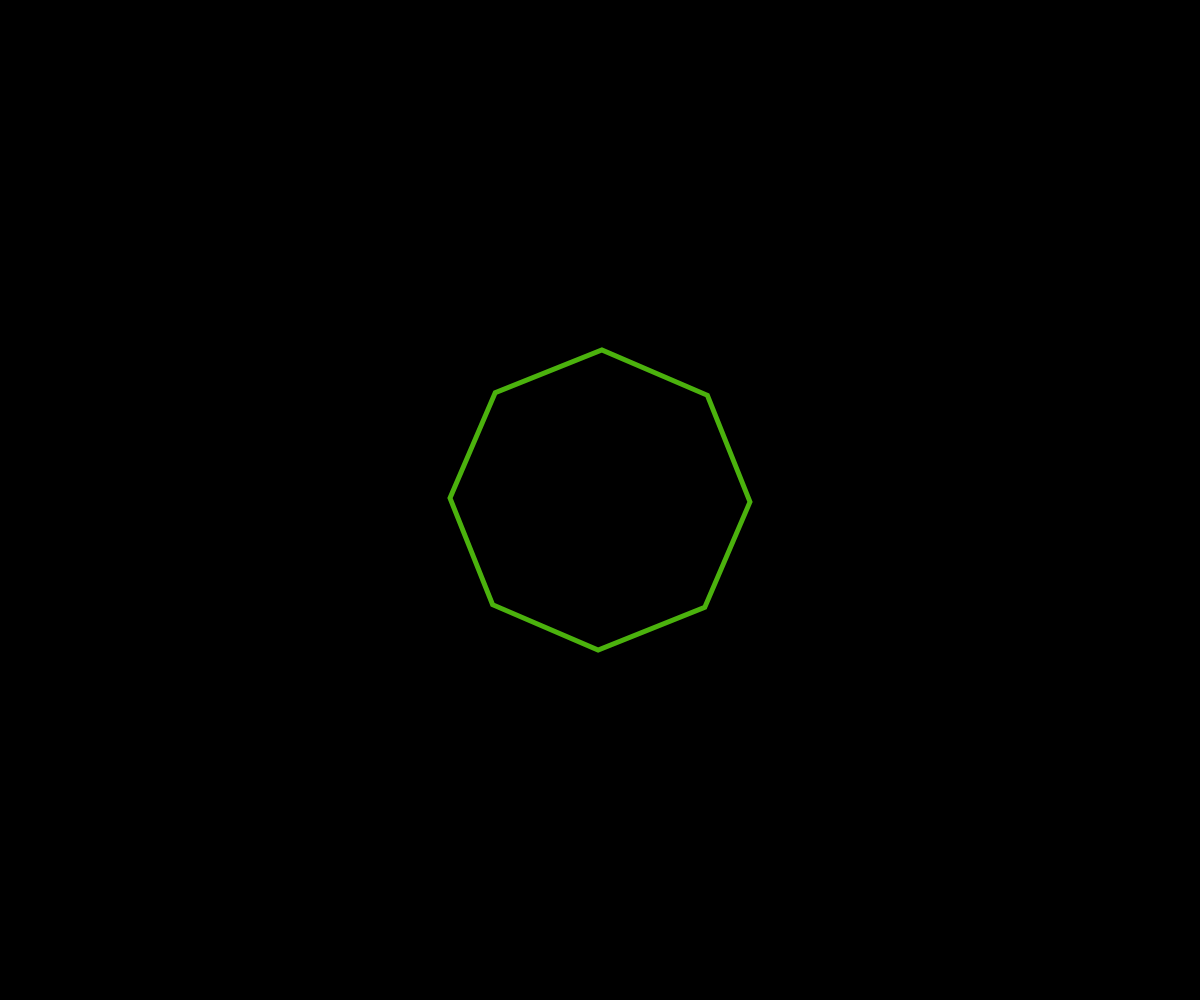
Frame 1 (no input)
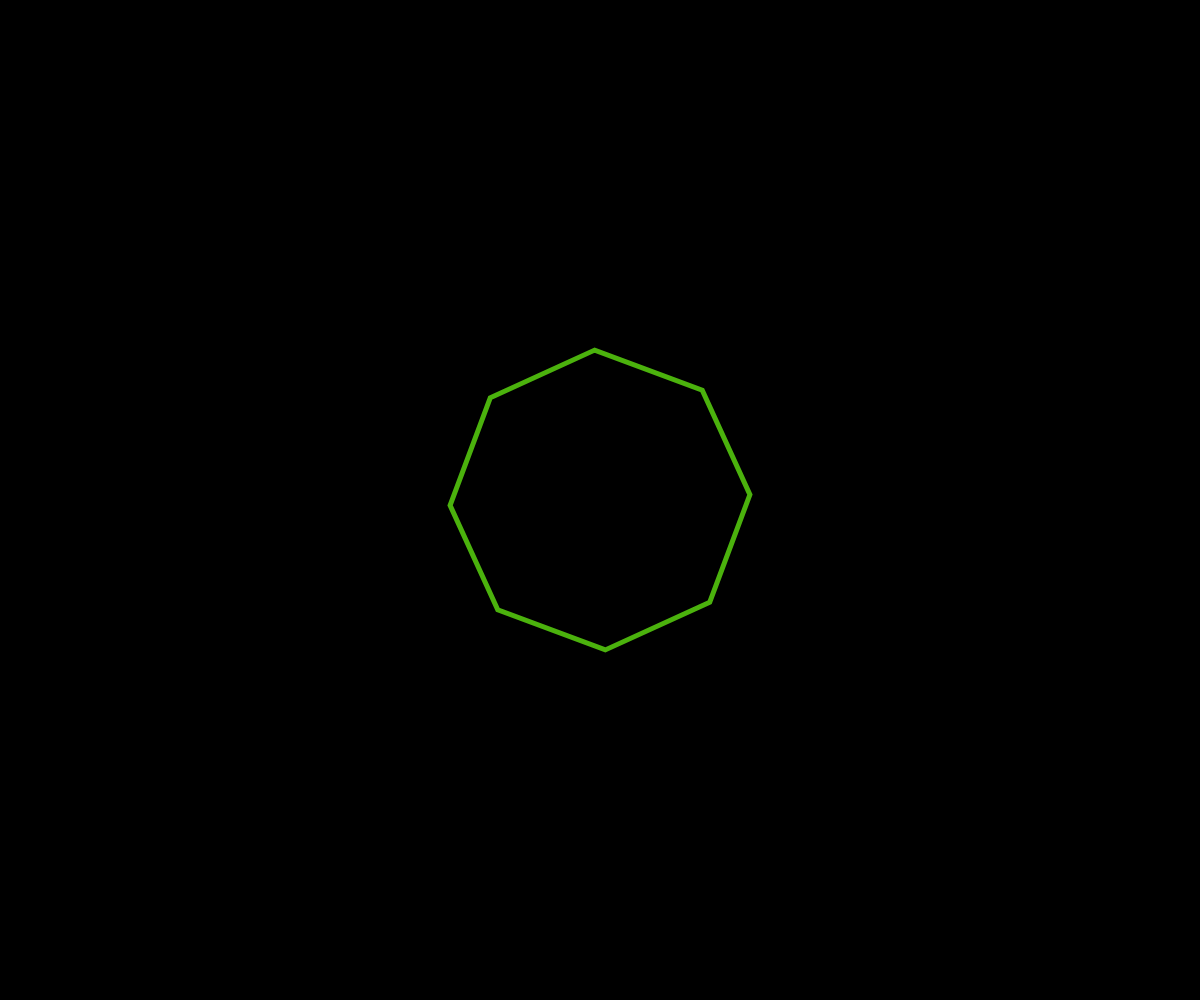
Frame 60 (no input)
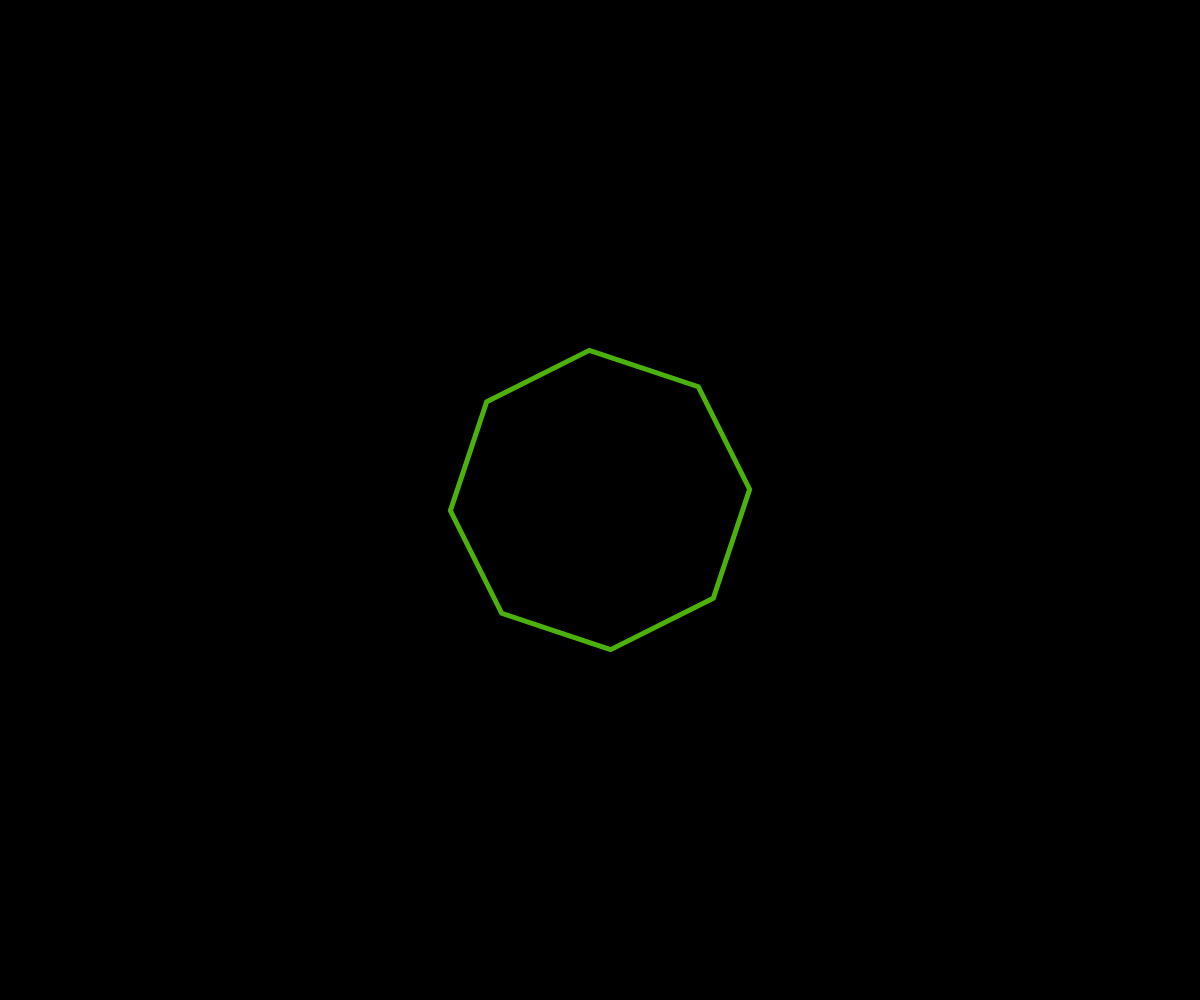
Frame 120 (the mouse pressed at the canvas centre since frame 60)

The p5.js sketch that drew these frames (run headless with seeded random() and noise() and a simulated clock; from frame 60 on, the mouse is pressed at the canvas centre):

// p5.js sketch
// ── sketch.js
function setup() {
    createCanvas(windowWidth, windowHeight);
    background(0);
}

function draw() {
  background(0);
  push();
  noFill();
  stroke('#4BB20D');
  strokeWeight(5);
  translate(width*0.5, height*0.5);
  rotate(frameCount / 80);
  polygon(0, 0, 150, 8);
  pop();
}

var polygon = function(x, y, radius, points) {
  var angle = TWO_PI / points;
  beginShape();
  for (var a = 0; a < TWO_PI; a += angle) {
    var sx = x + cos(a) * radius;
    var sy = y + sin(a) * radius;
    vertex(sx,sy);
  }
  endShape(CLOSE);
}
